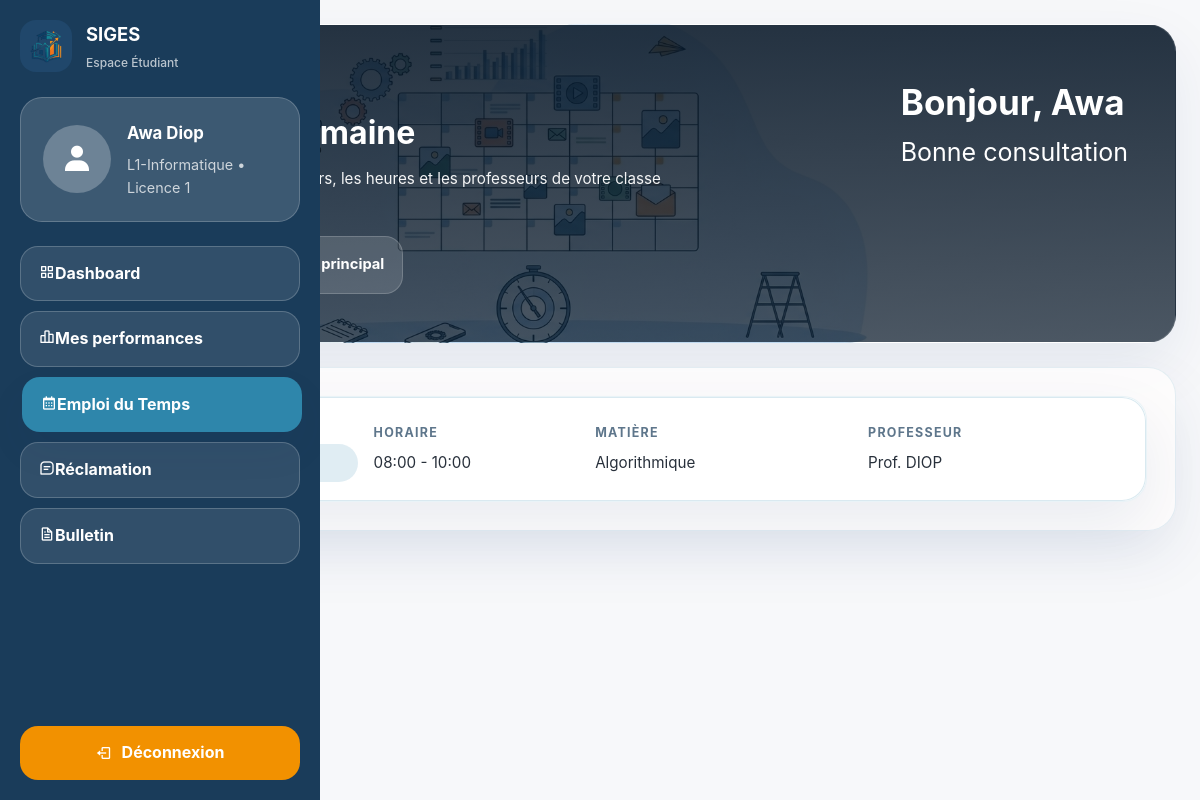
The app's page /views/etudiant/schedule.php (signed in) with its own data.
### tables this page shows
CREATE TABLE `etudiant` (
  `id_Etudiant` int(11) NOT NULL,
  `nom` varchar(100) NOT NULL,
  `prenom` varchar(100) NOT NULL,
  `Id_Classe` int(11) DEFAULT NULL,
  `login` varchar(50) DEFAULT NULL
);

CREATE TABLE `classe` (
  `Id_Classe` int(11) NOT NULL,
  `libelle` varchar(50) NOT NULL,
  `niveau` varchar(50) NOT NULL
);

CREATE TABLE `creneau` (
  `Id_Creneau` int(11) NOT NULL,
  `jour` varchar(20) NOT NULL,
  `heure_debut` time NOT NULL,
  `heure_fin` time NOT NULL,
  `Id_Classe` int(11) NOT NULL,
  `Id_Professeur` int(11) NOT NULL,
  `Id_Matiere` int(11) NOT NULL
);

CREATE TABLE `matiere` (
  `Id_Matiere` int(11) NOT NULL,
  `libelle` varchar(100) NOT NULL,
  `coefficient` int(11) NOT NULL
);

CREATE TABLE `professeur` (
  `Id_Professeur` int(11) NOT NULL,
  `nom` varchar(100) NOT NULL,
  `prenom` varchar(100) NOT NULL,
  `Id_Matiere` int(11) DEFAULT NULL,
  `login` varchar(50) DEFAULT NULL
);

### models/Student.php (called while the page is built, shortened)
<?php
class Student {
    private $conn;
    private $table_name = "etudiant";
    public function __construct($db) {
        $this->conn = $db;
    }
    public function getProfileByLogin($login) {
        $query = "SELECT e.*, c.libelle as nom_classe, c.niveau
                  FROM " . $this->table_name . " e
                  JOIN classe c ON e.Id_Classe = c.Id_Classe
                  WHERE e.login = :login";
        $stmt = $this->conn->prepare($query);
        $stmt->bindParam(':login', $login);
        $stmt->execute();
        return $stmt->fetch(PDO::FETCH_ASSOC);
    }
}
?>

### models/Schedule.php (called while the page is built, shortened)
<?php
class Schedule
{
    private $conn;
    private $table = "Creneau";
    public function __construct($db)
    {
        $this->conn = $db;
    }
    public function getByClasse($id_classe)
    {
        $query = "SELECT c.*, p.nom as prof_nom, m.libelle as matiere_nom
                  FROM " . $this->table . " c
                  JOIN Professeur p ON c.Id_Professeur = p.Id_Professeur
                  JOIN Matiere m ON c.Id_Matiere = m.Id_Matiere
                  WHERE c.Id_Classe = :id_c
                  ORDER BY FIELD(c.jour, 'Lundi', 'Mardi', 'Mercredi', 'Jeudi', 'Vendredi', 'Samedi'), c.heure_debut";
        $stmt = $this->conn->prepare($query);
        $stmt->execute(['id_c' => $id_classe]);
        return $stmt;
    }
}

### views/etudiant/schedule.php (the view, shortened to what this page needs)
<?php
require_once '../../models/Student.php';
require_once '../../models/Schedule.php';
$database = new Database();
$db = $database->getConnection();
$studentModel = new Student($db);
$scheduleModel = new Schedule($db);
$profile = $studentModel->getProfileByLogin($_SESSION['user_login']);
$mySchedule = $scheduleModel->getByClasse($profile['Id_Classe'])->fetchAll(PDO::FETCH_ASSOC);
?>
<!DOCTYPE html>
<html lang="fr">
<head>
    <link rel="stylesheet" href="https://cdn.jsdelivr.net/npm/boxicons@2.1.4/css/boxicons.min.css">
    <link rel="stylesheet" href="../../assets/css/style.css">
    <link rel="stylesheet" href="https://cdnjs.cloudflare.com/ajax/libs/font-awesome/6.5.0/css/all.min.css">
</head>
<body>
    <div class="student-shell">
        <aside class="student-sidebar">
            <div class="sidebar-brand">
                <img src="../../assets/img/logo_simple-SAP.png" alt="SIGES logo">
                <div class="brand-title">
                    <strong>SIGES</strong>
                    <span>Espace Étudiant</span>
                </div>
            </div>
            <div class="profile-box">
                <div class="profile-avatar"><i class='bx bxs-user'></i></div>
                <div class="profile-info">
                    <h2><?= htmlspecialchars($profile['prenom'] . ' ' . $profile['nom']) ?></h2>
                    <p><?= htmlspecialchars($profile['nom_classe']) ?> • <?= htmlspecialchars($profile['niveau']) ?></p>
                </div>
            </div>
            <nav class="sidebar-nav">
                <a href="dashboard.php"><i class='bx bx-grid-alt'></i>Dashboard</a>
                <a href="performances.php"><i class='bx bx-bar-chart-alt-2'></i>Mes performances</a>
                <a href="schedule.php" class="active"><i class='bx bx-calendar'></i>Emploi du Temps</a>
                <a href="reclamation.php"><i class='bx bx-message-square-detail'></i>Réclamation</a>
                <a href="bulletin.php"><i class='bx bx-file'></i>Bulletin</a>
            </nav>
            <a href="../../controllers/Logout.php" class="logout-btn"><i class='bx bx-log-out'></i>Déconnexion</a>
        </aside>
        <main class="student-main">
            <section class="page-header page-header-schedule">
                <div>
                    <p class="eyebrow">Emploi du Temps</p>
                    <h1>Planning de la semaine</h1>
                    <p>Retrouvez tous vos créneaux de cours, les heures et les professeurs de votre classe dans un seul espace.</p>
                    <div class="room-banner">
                        <span class="badge room-badge" style="color: #F29100; background: rgba(242, 145, 0, 0.12);">Salle fixe</span>
                        <strong>Salle S-12 • Bâtiment principal</strong>
                    </div>
                </div>
                <div class="header-user-card">
                    <strong>Bonjour, <?= htmlspecialchars($profile['prenom']) ?></strong>
                    <span>Bonne consultation</span>
                </div>
            </section>
            <section class="section-block">
                <div class="table-card">
                    <table class="schedule-table">
                        <tbody>
                            <?php if (count($mySchedule) > 0): ?>
                                <?php foreach ($mySchedule as $slot): ?>
                                    <tr>
                                        <td><span class="schedule-chip"><?= htmlspecialchars($slot['jour']) ?></span></td>
                                        <td><?= substr($slot['heure_debut'], 0, 5) ?> - <?= substr($slot['heure_fin'], 0, 5) ?></td>
                                        <td><?= htmlspecialchars($slot['matiere_nom']) ?></td>
                                        <td>Prof. <?= htmlspecialchars($slot['prof_nom']) ?></td>
                                    </tr>
                                <?php endforeach; ?>
                            <?php else: ?>
                                <tr>
                                    <td colspan="4" style="text-align:center; padding: 28px;">Aucun créneau trouvé pour votre classe.</td>
                                </tr>
                            <?php endif; ?>
                        </tbody>
                    </table>
                </div>
            </section>
        </main>
    </div>
</body>
</html>

### records on screen
etudiant: prenom+nom "Awa Diop", Id_Classe.libelle "L1-Informatique", Id_Classe.niveau "Licence 1", prenom "Awa"
creneau: heure_debut "08:00", heure_fin "10:00", Id_Matiere.libelle "Algorithmique", Id_Professeur.nom "DIOP"
